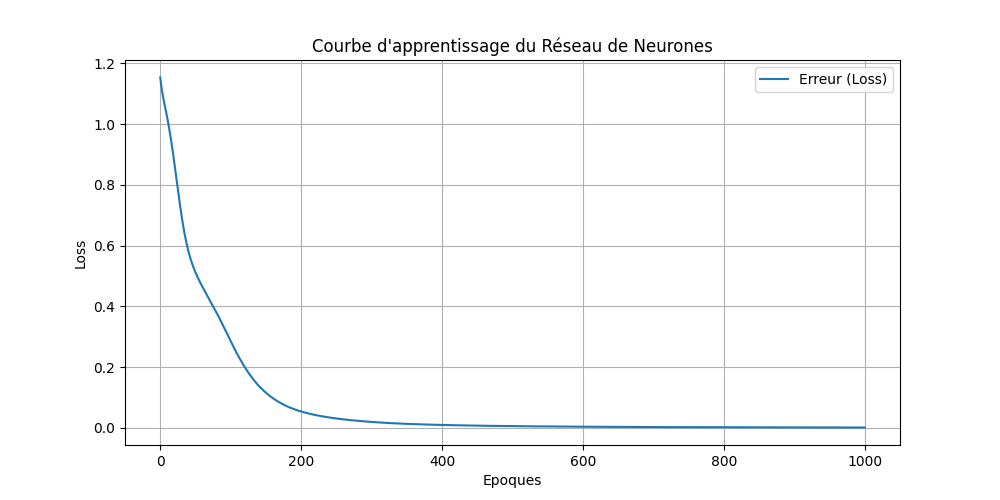
#> input picture courbe_perte.png, 1000 x 500 px
$ python -i features.py   (imports and definitions only)
#> lines starting #> are read from the running program, lines starting #| are printed output that depends on the picture; after the words box and inside, x2 and y2 are one past the last pixel; in counts of white or black regions, pixels touching at a corner belong together
#> further down, picture is the input picture: shape (500, 1000, 3); mean B, G, R 250.5, 250.2, 249.9
import cv2
import numpy as np
import pytesseract

# --- CONFIGURATION WINDOWS ---
# Si tu as installé Tesseract ailleurs, change ce chemin !
chemin_tesseract = r"C:\Program Files\Tesseract-OCR\tesseract.exe"

try:
    pytesseract.pytesseract.tesseract_cmd = chemin_tesseract
except:
    print("Attention : Tesseract introuvable. L'OCR ne marchera pas.")

class Extracteur:
    def __init__(self):
        self.face_cascade = cv2.CascadeClassifier('haarcascade_frontalface_default.xml')

    # [19 lines left out: function ocr_zone, not called in this run]

    def obtenir_features(self, image_brute):
        """
        Extrait les caractéristiques pour le réseau de neurones (Inchangé)
        """
        img = cv2.resize(image_brute, (500, 315))
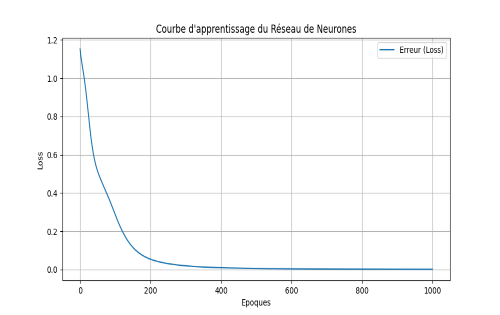
#> img: shape (315, 500, 3); mean B, G, R 250.5, 250.3, 249.9
        gris = cv2.cvtColor(img, cv2.COLOR_BGR2GRAY)
        hsv = cv2.cvtColor(img, cv2.COLOR_BGR2HSV)
#> hsv: shape (315, 500, 3); mean H, S, V 0.9, 0.8, 250.5

        # Features Couleur
        moyenne_couleur = cv2.mean(img)
#> moyenne_couleur = (250.5, 250.3, 249.9, 0)
        b, g, r = moyenne_couleur[0]/255.0, moyenne_couleur[1]/255.0, moyenne_couleur[2]/255.0
#> b = 0.982; g = 0.981; r = 0.98
        sat_mean = cv2.mean(hsv)[1] / 255.0
#> sat_mean = 0.00313

        # Feature Visage
        faces = self.face_cascade.detectMultiScale(gris, 1.1, 4)
#> faces = ()
        has_face = 1.0 if len(faces) > 0 else 0.0
#> has_face = 0
        coords_visage = faces[0] if len(faces) > 0 else None

        # Feature Densité
        edges = cv2.Canny(gris, 50, 150)
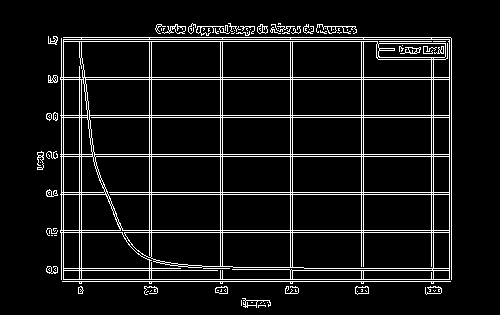
#> edges: shape (315, 500); 8% white in thin lines or dots, all inside (x1, y1, x2, y2) = (37, 23, 452, 308)
        nb_pixels_blancs = np.count_nonzero(edges)
#> nb_pixels_blancs = 12598
        densite = min((nb_pixels_blancs / (edges.shape[0]*edges.shape[1])) * 5, 1.0)
#> densite = 0.4

        features = np.array([b, g, r, sat_mean, has_face, densite], dtype=np.float32)
#> features = [0.982, 0.981, 0.98, 0.00313, 0, 0.4]
        return features, img, coords_visage

    # [65 lines left out: function analyser_contenu_specifique, not called in this run]

>>> import cv2
>>> picture = cv2.imread('../courbe_perte.png')
>>> result = Extracteur().obtenir_features(picture)
